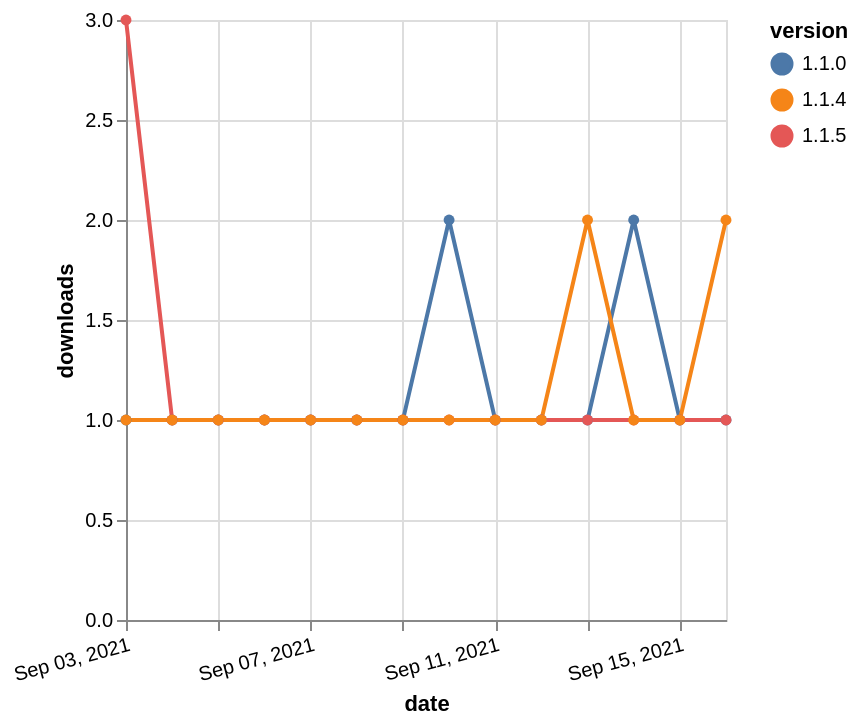

Describe this chart as a Vega-Lite specification.
### Vega-Lite specification from a JSON file in a GitHub repository (floating-point values rounded to 4 significant figures)
{"$schema": "https://vega.github.io/schema/vega-lite/v5.json", "description": "A simple bar chart with embedded data.", "data": {"values": [{"date": "2021-09-03", "total": 164, "delta": 1, "version": "1.1.0"}, {"date": "2021-09-04", "total": 165, "delta": 1, "version": "1.1.0"}, {"date": "2021-09-05", "total": 166, "delta": 1, "version": "1.1.0"}, {"date": "2021-09-06", "total": 167, "delta": 1, "version": "1.1.0"}, {"date": "2021-09-07", "total": 168, "delta": 1, "version": "1.1.0"}, {"date": "2021-09-08", "total": 169, "delta": 1, "version": "1.1.0"}, {"date": "2021-09-09", "total": 170, "delta": 1, "version": "1.1.0"}, {"date": "2021-09-10", "total": 172, "delta": 2, "version": "1.1.0"}, {"date": "2021-09-11", "total": 173, "delta": 1, "version": "1.1.0"}, {"date": "2021-09-12", "total": 174, "delta": 1, "version": "1.1.0"}, {"date": "2021-09-13", "total": 175, "delta": 1, "version": "1.1.0"}, {"date": "2021-09-14", "total": 177, "delta": 2, "version": "1.1.0"}, {"date": "2021-09-15", "total": 178, "delta": 1, "version": "1.1.0"}, {"date": "2021-09-16", "total": 179, "delta": 1, "version": "1.1.0"}, {"date": "2021-09-03", "total": 19, "delta": 3, "version": "1.1.5"}, {"date": "2021-09-04", "total": 20, "delta": 1, "version": "1.1.5"}, {"date": "2021-09-05", "total": 21, "delta": 1, "version": "1.1.5"}, {"date": "2021-09-06", "total": 22, "delta": 1, "version": "1.1.5"}, {"date": "2021-09-07", "total": 23, "delta": 1, "version": "1.1.5"}, {"date": "2021-09-08", "total": 24, "delta": 1, "version": "1.1.5"}, {"date": "2021-09-09", "total": 25, "delta": 1, "version": "1.1.5"}, {"date": "2021-09-10", "total": 26, "delta": 1, "version": "1.1.5"}, {"date": "2021-09-11", "total": 27, "delta": 1, "version": "1.1.5"}, {"date": "2021-09-12", "total": 28, "delta": 1, "version": "1.1.5"}, {"date": "2021-09-13", "total": 29, "delta": 1, "version": "1.1.5"}, {"date": "2021-09-14", "total": 30, "delta": 1, "version": "1.1.5"}, {"date": "2021-09-15", "total": 31, "delta": 1, "version": "1.1.5"}, {"date": "2021-09-16", "total": 32, "delta": 1, "version": "1.1.5"}, {"date": "2021-09-03", "total": 175, "delta": 1, "version": "1.1.4"}, {"date": "2021-09-04", "total": 176, "delta": 1, "version": "1.1.4"}, {"date": "2021-09-05", "total": 177, "delta": 1, "version": "1.1.4"}, {"date": "2021-09-06", "total": 178, "delta": 1, "version": "1.1.4"}, {"date": "2021-09-07", "total": 179, "delta": 1, "version": "1.1.4"}, {"date": "2021-09-08", "total": 180, "delta": 1, "version": "1.1.4"}, {"date": "2021-09-09", "total": 181, "delta": 1, "version": "1.1.4"}, {"date": "2021-09-10", "total": 182, "delta": 1, "version": "1.1.4"}, {"date": "2021-09-11", "total": 183, "delta": 1, "version": "1.1.4"}, {"date": "2021-09-12", "total": 184, "delta": 1, "version": "1.1.4"}, {"date": "2021-09-13", "total": 186, "delta": 2, "version": "1.1.4"}, {"date": "2021-09-14", "total": 187, "delta": 1, "version": "1.1.4"}, {"date": "2021-09-15", "total": 188, "delta": 1, "version": "1.1.4"}, {"date": "2021-09-16", "total": 190, "delta": 2, "version": "1.1.4"}]}, "width": "container", "mark": {"type": "line", "point": {"filled": true}}, "encoding": {"x": {"field": "date", "type": "temporal", "timeUnit": "yearmonthdate", "title": "date", "axis": {"labelAngle": -15}}, "y": {"field": "delta", "type": "quantitative", "title": "downloads"}, "color": {"field": "version", "type": "nominal"}, "tooltip": {"field": "delta"}}}
